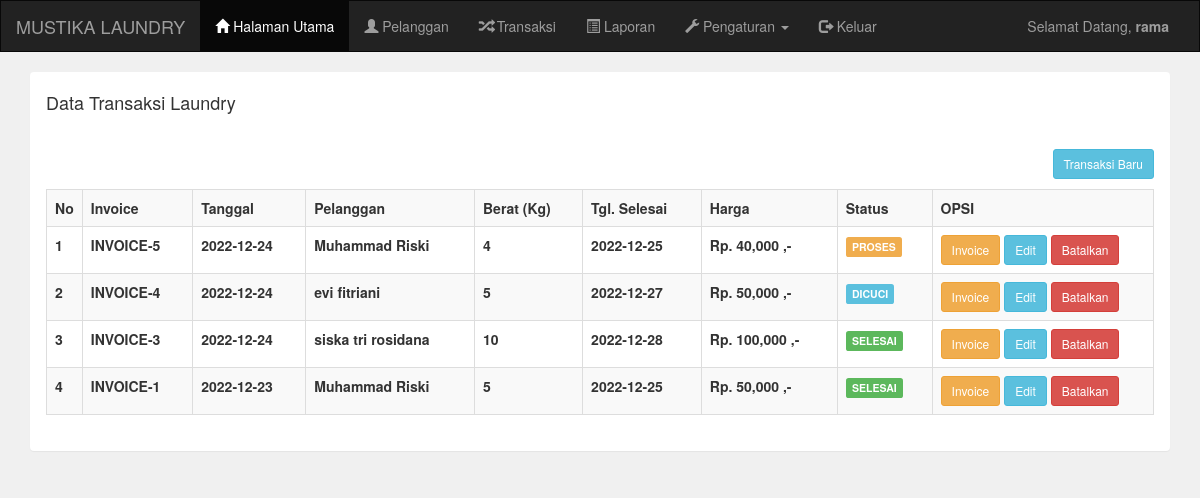
The page /admin/transaksi.php (signed in) on the database its author committed.
### tables this page shows
CREATE TABLE `pelanggan` (
  `pelanggan_id` int(11) NOT NULL,
  `pelanggan_nama` varchar(255) NOT NULL,
  `pelanggan_hp` varchar(255) NOT NULL,
  `pelanggan_alamat` text NOT NULL
);

CREATE TABLE `transaksi` (
  `transaksi_id` int(11) NOT NULL,
  `transaksi_tgl` date NOT NULL,
  `transaksi_pelanggan` int(11) NOT NULL,
  `transaksi_harga` int(11) NOT NULL,
  `transaksi_berat` int(11) NOT NULL,
  `transaksi_tgl_selesai` date NOT NULL,
  `transaksi_status` int(11) NOT NULL
);

### admin/transaksi.php (the view)
<?php include 'header.php'; ?>
<div class="container">
    <div class="panel">
        <div class="panel-heading">
            <h4>Data Transaksi Laundry</h4>
        </div>
        <div class="panel-body">
            <a href="transaksi_tambah.php" class="btn btn-sm btn-info pull-right">Transaksi Baru</a>
            <br/>
            <br/>
            <table class="table table-bordered table-striped">
                <tr>
                    <th width="1%">No</th>
                    <th>Invoice</th>
                    <th>Tanggal</th>
                    <th>Pelanggan</th>
                    <th>Berat (Kg)</th>
                    <th>Tgl. Selesai</th>
                    <th>Harga</th>
                    <th>Status</th>
                    <th width="20%">OPSI</th>
                </tr>
                <?php
                include '../koneksi.php';
                $data = mysqli_query($koneksi,"select * from pelanggan,transaksi where transaksi_pelanggan=pelanggan_id order by transaksi_id desc");
                $no = 1;
                while($d=mysqli_fetch_array($data)){
                    ?>
                    <tr>
                        <td><?php echo $no++; ?></td>
                        <td>INVOICE-<?php echo $d['transaksi_id']; ?></td>
                        <td><?php echo $d['transaksi_tgl']; ?></td>
                        <td><?php echo $d['pelanggan_nama']; ?></td>
                        <td><?php echo $d['transaksi_berat']; ?></td>
                        <td><?php echo $d['transaksi_tgl_selesai']; ?></td>
                        <td><?php echo "Rp. ".number_format($d['transaksi_harga']) ." ,-"; ?></td>
                        <td>
                            <?php
                            if($d['transaksi_status']=="0"){
                                echo "<div class='label label-warning'>PROSES</div>";
                            }else if($d['transaksi_status']=="1"){
                                echo "<div class='label label-info'>DICUCI</div>";
                            }else if($d['transaksi_status']=="2"){
                                echo "<div class='label label-success'>SELESAI</div>";
                            }
                            ?>
                        </td>
                        <td>
                            <a href="transaksi_invoice.php?id=<?php echo $d['transaksi_id']; ?>" target="_blank" class="btn btn-sm btn-warning">Invoice</a>
                            <a href="transaksi_edit.php?id=<?php echo $d['transaksi_id']; ?>" class="btn btn-sm btn-info">Edit</a>
                            <a href="transaksi_hapus.php?id=<?php echo $d['transaksi_id']; ?>" class="btn btn-sm btn-danger">Batalkan</a>
                        </td>
                    </tr>
                    <?php
                }
                ?>
            </table>
        </div>
    </div>
</div>
<?php include 'footer.php'; ?>

### rows shown on the page
pelanggan: transaksi.transaksi_id "5", transaksi.transaksi_tgl "2022-12-24", pelanggan_nama "Muhammad Riski", transaksi.transaksi_berat "4", transaksi.transaksi_tgl_selesai "2022-12-25", transaksi.transaksi_harga "40,000", shows "PROSES", transaksi.transaksi_id "1", transaksi.transaksi_tgl "2022-12-23", transaksi.transaksi_berat "5", transaksi.transaksi_harga "50,000", shows "SELESAI"
pelanggan: transaksi.transaksi_id "4", transaksi.transaksi_tgl "2022-12-24", pelanggan_nama "evi fitriani", transaksi.transaksi_berat "5", transaksi.transaksi_tgl_selesai "2022-12-27", transaksi.transaksi_harga "50,000", shows "DICUCI"
pelanggan: transaksi.transaksi_id "3", transaksi.transaksi_tgl "2022-12-24", pelanggan_nama "siska tri rosidana", transaksi.transaksi_berat "10", transaksi.transaksi_tgl_selesai "2022-12-28", transaksi.transaksi_harga "100,000", shows "SELESAI"

### other values the page prints
$_SESSION['username'] "rama"
